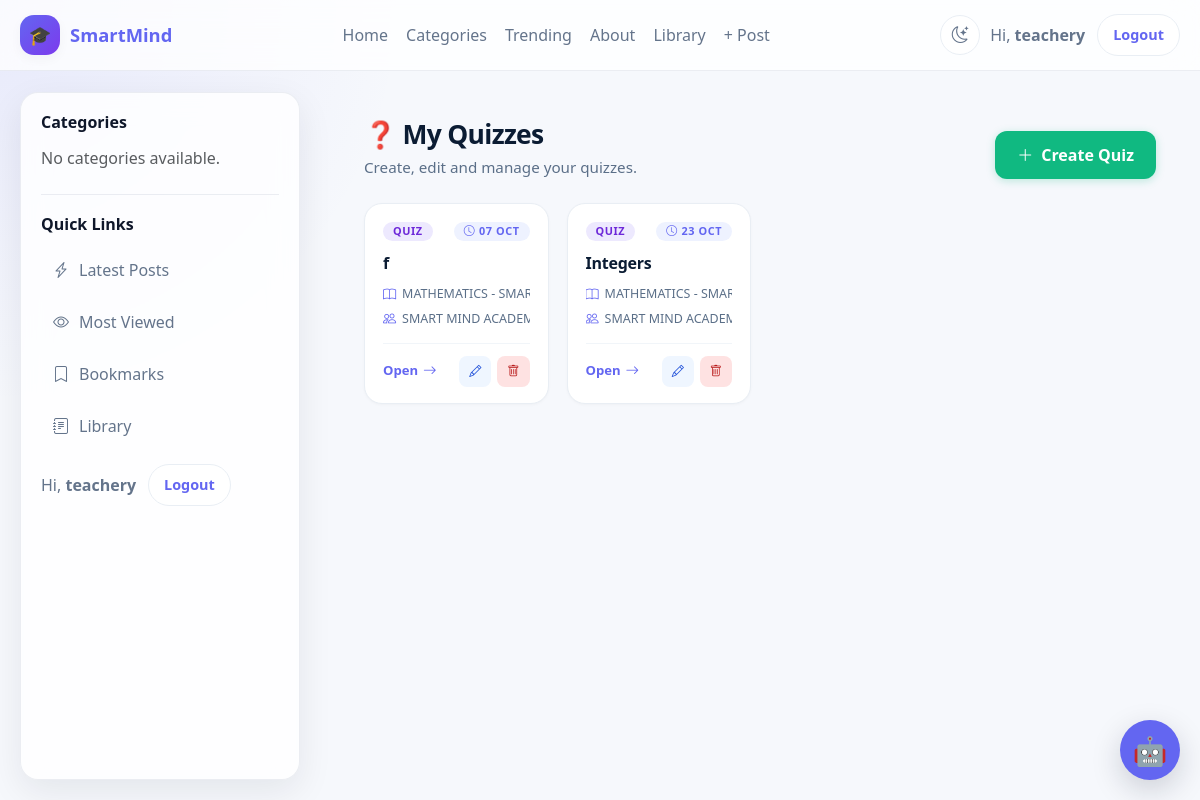
Page /assignments/quizzes/ (signed in) on the earlier database version.
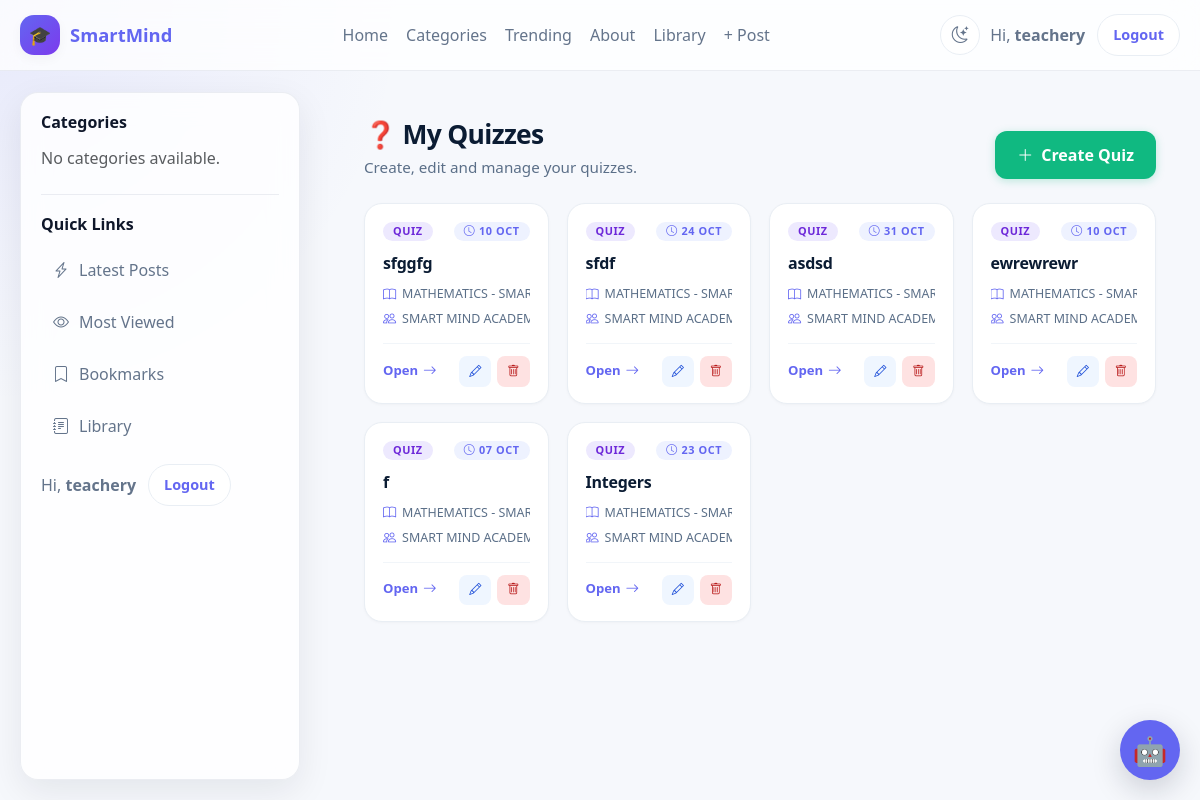
Same page on the later database version.
### assignments/models.py (models this page shows, shortened)
class Assignment(models.Model):
    ASSIGNMENT_TYPES = (
        ('essay', 'Essay / Written'),
        ('quiz', 'Multiple Choice Quiz'),
        ('mixed', 'Mixed'),
    )
    title = models.CharField(max_length=200)
    description = CKEditor5Field("Description", config_name="default")
    teacher = models.ForeignKey(
        'accounts.User',
        on_delete=models.CASCADE,
        related_name="created_assignments"
    )
    from .storage import AssignmentStorage
    attachment = models.FileField(
        storage=AssignmentStorage(),
        upload_to="",
        blank=True,
        null=True,
    )
    school_class = models.ForeignKey(
        'schools.SchoolClass',
        on_delete=models.CASCADE,
        related_name="assignments",
    )
    subject = models.ForeignKey(
        "Subject",
        on_delete=models.CASCADE,
        related_name="assignments"
    )
    assignment_type = models.CharField(
        max_length=20,
        choices=ASSIGNMENT_TYPES,
        default='essay'
    )
    due_date = models.DateTimeField()
    total_marks = models.FloatField(default=100)
    duration_minutes = models.IntegerField(null=True, blank=True)
    is_timed = models.BooleanField(default=False)
    created_at = models.DateTimeField(auto_now_add=True)
    class Meta:
        ordering = ['-created_at']
        indexes = [
            models.Index(fields=["school_class"]),
            models.Index(fields=["subject"]),
            models.Index(fields=["teacher"]),
            models.Index(fields=["due_date"]),
        ]

class Subject(models.Model):
    school = models.ForeignKey(
        School,
        on_delete=models.CASCADE,
        related_name="subjects"
    )
    name = models.CharField(max_length=100)
    code = models.CharField(max_length=20, blank=True)
    class Meta:
        unique_together = ('school', 'name')
    def __str__(self):
        return f"{self.name} - {self.school.name}"

### schools/models.py (models this page shows, shortened)
class School(models.Model):
    name = models.CharField(max_length=255)
    code = models.SlugField(max_length=50, unique=True)
    slogan = models.CharField(max_length=255, blank=True)
    about = models.TextField(blank=True)
    logo = models.ImageField(
        upload_to="schools/logos/",
        blank=True,
        null=True
    )
    email = models.EmailField(blank=True)
    phone_number = models.CharField(max_length=20, blank=True)
    website = models.URLField(blank=True)
    address = models.CharField(max_length=255, blank=True)
    is_active = models.BooleanField(default=True)
    created_at = models.DateTimeField(auto_now_add=True)
    updated_at = models.DateTimeField(auto_now=True)
    class Meta:
        ordering = ["name"]

class SchoolClass(models.Model):
    LEVEL_CHOICES = [
        ("pre_primary", "Pre-Primary"),
        ("lower_primary", "Lower Primary"),
        ("upper_primary", "Upper Primary"),
        ("junior_school", "Junior School"),
        ("senior_school", "Senior School"),
    ]
    school = models.ForeignKey(
        School,
        on_delete=models.CASCADE,
        related_name="classes"
    )
    name = models.CharField(max_length=50)
    level = models.CharField(
        max_length=30,
        choices=LEVEL_CHOICES
    )
    order = models.PositiveSmallIntegerField(
        default=1,
        help_text="Used to sort classes."
    )
    is_active = models.BooleanField(default=True)
    class Meta:
        unique_together = ("school", "name")
        ordering = ["order", "name"]
    def __str__(self):
        return f"{self.school.name} - {self.name}"

### assignments/views.py (the view, shortened to what this page needs)
# urls.py: path("quizzes/", views.quiz_home, name="quiz_home"),
@login_required
def quiz_home(request):
    user = request.user
    if user.role == "teacher":
        quizzes = (
            Assignment.objects
            .filter(teacher=user, assignment_type="quiz")
            .select_related("school_class", "subject")
            .order_by("-created_at")
        )
        return render(request, "quiz_home.html", {
            "role": "teacher",
            "role_label": "Teacher",
            "quizzes": quizzes,
        })

### assignments/templates/quiz_home.html (shortened to what this page needs)
{% extends "base.html" %}
{% load static %}
{% block content %}
<div class="quiz-home">
  {% if role == "teacher" or role == "school_admin" %}
    <div class="quiz-home-header">
      <div>
        <h2>❓ My Quizzes</h2>
        <p>
          {% if role == "school_admin" %}
            All quizzes across your school.
          {% else %}
            Create, edit and manage your quizzes.
          {% endif %}
        </p>
      </div>
      {% if role == "teacher" %}
        <a href="{% url 'create_quiz' %}" class="btn-create">
          <i class="bi bi-plus-lg"></i>
          Create Quiz
        </a>
      {% endif %}
    </div>
    {% if quizzes %}
      <div class="quiz-grid">
        {% for quiz in quizzes %}
          <article class="quiz-card">
            <div class="quiz-card-head">
              <span class="badge">Quiz</span>
              {% if quiz.due_date %}
                <span class="badge badge-open">
                  <i class="bi bi-clock"></i>
                  {{ quiz.due_date|date:"d M" }}
                </span>
              {% endif %}
            </div>
            <h3 class="quiz-title">{{ quiz.title }}</h3>
            <div class="quiz-meta">
              {% if quiz.subject %}
                <span><i class="bi bi-book"></i> {{ quiz.subject }}</span>
              {% endif %}
              {% if quiz.school_class %}
                <span><i class="bi bi-people"></i> {{ quiz.school_class }}</span>
              {% endif %}
            </div>
            <div class="quiz-card-actions">
              <a class="quiz-open" href="#">
                Open
                <i class="bi bi-arrow-right"></i>
              </a>
              {% if role == "teacher" %}
                <div class="actions">
                  <a href="{% url 'edit_quiz' quiz.id %}" class="edit">
                    <i class="bi bi-pencil"></i>
                  </a>
                  <a href="{% url 'delete_quiz' quiz.id %}" class="delete">
                    <i class="bi bi-trash"></i>
                  </a>
                </div>
              {% endif %}
            </div>
          </article>
        {% endfor %}
      </div>
    {% endif %}
  {% else %}
    <div class="empty">
      <span class="icon">🚫</span>
      <h3>Access denied</h3>
      <p>You do not have permission to view quizzes.</p>
    </div>
  {% endif %}
</div>
{% endblock %}

Differences in the rows shown:
added Assignment: due_date "10 OCT", title "sfggfg", subject "MATHEMATICS - SM…", school_class "SMART MIND ACAD…"
added Assignment: due_date "24 OCT", title "sfdf", subject "MATHEMATICS - SM…", school_class "SMART MIND ACAD…"
added Assignment: due_date "31 OCT", title "asdsd", subject "MATHEMATICS - SM…", school_class "SMART MIND ACAD…"
added Assignment: due_date "10 OCT", title "ewrewrewr", subject "MATHEMATICS - SM…", school_class "SMART MIND ACAD…"
